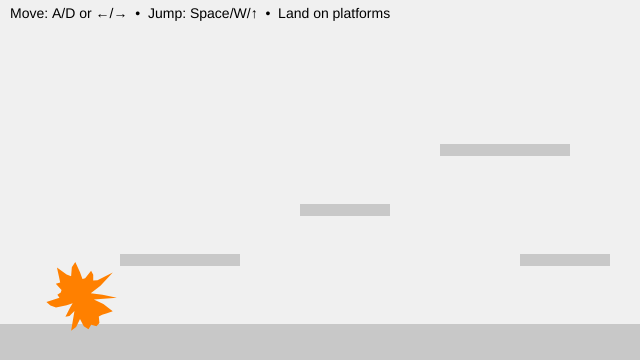
Frame 1 (no input)
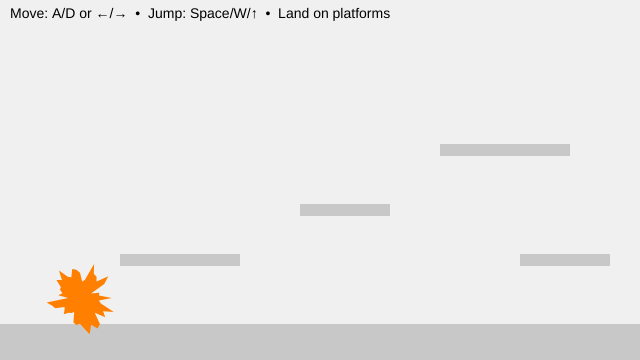
Frame 60 (no input)
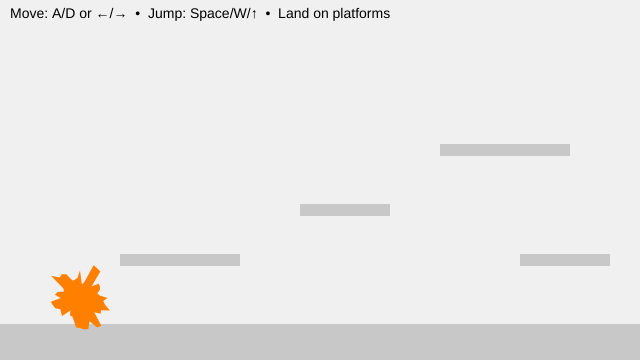
Frame 120 (the mouse pressed at the canvas centre since frame 60)

The p5.js sketch that drew these frames (run headless with seeded random() and noise() and a simulated clock; from frame 60 on, the mouse is pressed at the canvas centre):

// p5.js sketch
// ── sketch.js
// Y-position of the floor (ground level)
let floorY3;

// Player character (soft, animated blob)
let blob3 = {
  // Position (centre of the blob)
  x: 80,
  y: 0,

  // Visual properties
  r: 26, // Base radius
  points: 48, // Number of points used to draw the blob
  wobble: 30, // Edge deformation amount
  wobbleFreq: 5,

  // Time values for breathing animation
  t: 0,
  tSpeed: 0.005,

  // Physics: velocity
  vx: 0, // Horizontal velocity
  vy: 0, // Vertical velocity

  // Movement tuning
  accel: 1, // Horizontal acceleration
  maxRun: 10.0, // Maximum horizontal speed
  gravity: 0.65, // Downward force
  jumpV: -11.0, // Initial jump impulse

  // State
  onGround: false, // True when standing on a platform

  // Friction
  frictionAir: 2, // Light friction in air
  frictionGround: 1.5, // Stronger friction on ground
};

// List of solid platforms the blob can stand on
// Each platform is an axis-aligned rectangle (AABB)
let platforms = [];

function setup() {
  createCanvas(640, 360);

  // Define the floor height
  floorY3 = height - 36;

  noStroke();
  textFont("sans-serif");
  textSize(14);

  // Create platforms (floor + steps)
  platforms = [
    { x: 0, y: floorY3, w: width, h: height - floorY3 }, // floor
    { x: 120, y: floorY3 - 70, w: 120, h: 12 }, // low step
    { x: 300, y: floorY3 - 120, w: 90, h: 12 }, // mid step
    { x: 440, y: floorY3 - 180, w: 130, h: 12 }, // high step
    { x: 520, y: floorY3 - 70, w: 90, h: 12 }, // return ramp
  ];

  // Start the blob resting on the floor
  blob3.y = floorY3 - blob3.r - 1;
}

function draw() {
  background(240);

  // --- Draw all platforms ---
  fill(200);
  for (const p of platforms) {
    rect(p.x, p.y, p.w, p.h);
  }

  // --- Input: left/right movement ---
  let move = 0;
  if (keyIsDown(65) || keyIsDown(LEFT_ARROW)) move -= 1; // A or ←
  if (keyIsDown(68) || keyIsDown(RIGHT_ARROW)) move += 1; // D or →
  blob3.vx += blob3.accel * move;

  // --- Apply friction and clamp speed ---
  blob3.vx *= blob3.onGround ? blob3.frictionGround : blob3.frictionAir;
  blob3.vx = constrain(blob3.vx, -blob3.maxRun, blob3.maxRun);

  // --- Apply gravity ---
  blob3.vy += blob3.gravity;

  // --- Collision representation ---
  // We collide using a rectangle (AABB),
  // even though the blob is drawn as a circle
  let box = {
    x: blob3.x - blob3.r,
    y: blob3.y - blob3.r,
    w: blob3.r * 2,
    h: blob3.r * 2,
  };

  // --- STEP 1: Move horizontally, then resolve X collisions ---
  box.x += blob3.vx;
  for (const s of platforms) {
    if (overlap(box, s)) {
      if (blob3.vx > 0) {
        // Moving right → hit the left side of a platform
        box.x = s.x - box.w;
      } else if (blob3.vx < 0) {
        // Moving left → hit the right side of a platform
        box.x = s.x + s.w;
      }
      blob3.vx = 0;
    }
  }

  // --- STEP 2: Move vertically, then resolve Y collisions ---
  box.y += blob3.vy;
  blob3.onGround = false;

  for (const s of platforms) {
    if (overlap(box, s)) {
      if (blob3.vy > 0) {
        // Falling → land on top of a platform
        box.y = s.y - box.h;
        blob3.vy = 0;
        blob3.onGround = true;
      } else if (blob3.vy < 0) {
        // Rising → hit the underside of a platform
        box.y = s.y + s.h;
        blob3.vy = 0;
      }
    }
  }

  // --- Convert collision box back to blob centre ---
  blob3.x = box.x + box.w / 2;
  blob3.y = box.y + box.h / 2;

  // Keep blob inside the canvas horizontally
  blob3.x = constrain(blob3.x, blob3.r, width - blob3.r);

  // --- Draw the animated blob ---
  blob3.t += blob3.tSpeed;
  drawBlobCircle(blob3);

  // --- HUD ---
  fill(0);
  text("Move: A/D or ←/→  •  Jump: Space/W/↑  •  Land on platforms", 10, 18);
}

// Axis-Aligned Bounding Box (AABB) overlap test
// Returns true if rectangles a and b intersect
function overlap(a, b) {
  return (
    a.x < b.x + b.w && a.x + a.w > b.x && a.y < b.y + b.h && a.y + a.h > b.y
  );
}

// Draws the blob using Perlin noise for a soft, breathing effect
function drawBlobCircle(b) {
  fill(255, 128, 0);
  beginShape();

  for (let i = 0; i < b.points; i++) {
    const a = (i / b.points) * TAU;

    // Noise-based radius offset
    const n = noise(
      cos(a) * b.wobbleFreq + 100,
      sin(a) * b.wobbleFreq + 100,
      b.t,
    );

    const r = b.r + map(n, 0, 1, -b.wobble, b.wobble);

    vertex(b.x + cos(a) * r, b.y + sin(a) * r);
  }

  endShape(CLOSE);
}

// Jump input (only allowed when grounded)
function keyPressed() {
  if (
    (key === " " || key === "W" || key === "w" || keyCode === UP_ARROW) &&
    blob3.onGround
  ) {
    blob3.vy = blob3.jumpV;
    blob3.onGround = false;
  }
}

/* In-class tweaks for experimentation:
   • Add a new platform:
     platforms.push({ x: 220, y: floorY3 - 150, w: 80, h: 12 });

   • “Ice” feel → frictionGround = 0.95
   • “Sand” feel → frictionGround = 0.80
*/
